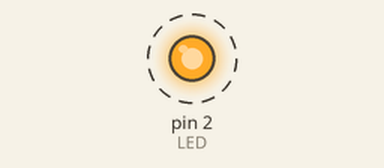
Recording of a sketch running on a simulated Arduino Uno, built with avr-gcc and run on an emulated ATmega328P. On the bench: output pins drawn as LEDs (lit = HIGH). Dashed ring = blinking.

Above: at 0.5 s.
Timing chart, 0 to 3.5 s (numbered marks = the images above):
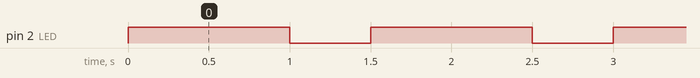

Measured:
- by itself, pin 2 (LED): alternates HIGH for 1.0 s and LOW for 0.50 s

The sketch:

piscar.ino
```cpp
// C++ code
//
#define LED 2
#define UM_SEGUNDO 1000
#define MEIO_SEGUNDO 500

void setup()
{
  pinMode(LED, OUTPUT);
}


void piscar(){
 digitalWrite(LED, HIGH);
 delay(UM_SEGUNDO);
 digitalWrite(LED,LOW);
 delay(MEIO_SEGUNDO);
}

void loop()
{
	piscar();

}
```
